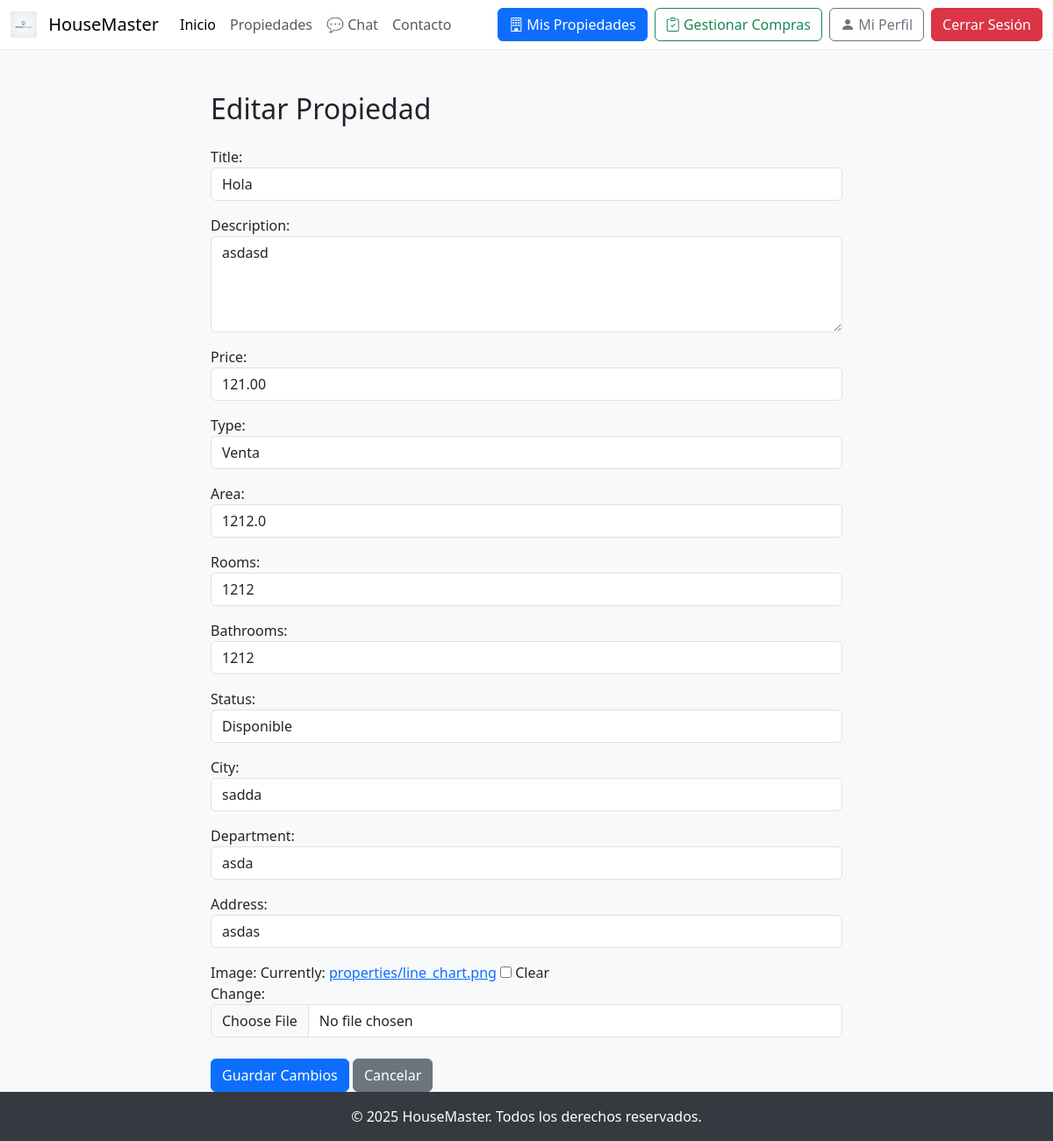
Page /panel/49/edit/ (signed in) on the committed database.
### property/models.py (models this page shows, shortened)
class Property(models.Model):
    TYPE_SALE = 'Venta'
    TYPE_RENT = 'Arriendo'
    TYPE_CHOICES = [
        (TYPE_SALE, 'Venta'),
        (TYPE_RENT, 'Arriendo'),
    ]
    STATUS_AVAILABLE = 'Disponible'
    STATUS_SOLD = 'Vendida'
    STATUS_RENTED = 'Arrendada'
    STATUS_RESERVED = 'Reservada'
    STATUS_CHOICES = [
        (STATUS_AVAILABLE, 'Disponible'),
        (STATUS_SOLD, 'Vendida'),
        (STATUS_RENTED, 'Arrendada'),
        (STATUS_RESERVED, 'Reservada'),
    ]
    agent = models.ForeignKey(User, on_delete=models.SET_NULL, null=True, related_name='properties')
    title = models.CharField(max_length=200)
    description = models.TextField()
    price = models.DecimalField(max_digits=12, decimal_places=2)
    type = models.CharField(max_length=100, choices=TYPE_CHOICES)
    area = models.FloatField()
    rooms = models.IntegerField()
    bathrooms = models.IntegerField()
    status = models.CharField(max_length=50, choices=STATUS_CHOICES, default=STATUS_AVAILABLE)
    city = models.CharField(max_length=100)
    department = models.CharField(max_length=100)
    address = models.CharField(max_length=255, unique=True)
    created_at = models.DateTimeField(auto_now_add=True)
    image = models.ImageField(upload_to='properties/', blank=True, null=True)
    class Meta:
        verbose_name = 'Propiedad'
        verbose_name_plural = 'Propiedades'
        ordering = ['-created_at']
        indexes = [
            models.Index(fields=['city', 'type']),
            models.Index(fields=['status', 'price']),
        ]

### property/views.py (the view)
# urls.py: path('panel/<int:pk>/edit/', PropertyUpdateView.as_view(), name='property_update'),
class PropertyUpdateView(StaffRequiredMixin, UpdateView):
    model = Property
    form_class = PropertyForm
    template_name = 'property/property_form.html'
    success_url = reverse_lazy('property_panel')

### property/forms.py
class PropertyForm(forms.ModelForm):
    class Meta:
        model = Property
        fields = [
            'title', 'description', 'price', 'type', 'area', 'rooms',
            'bathrooms', 'status', 'city', 'department', 'address', 'image'
        ]
        widgets = {
            'description': forms.Textarea(attrs={'rows': 4}),
        }
    def __init__(self, *args, **kwargs):
        super().__init__(*args, **kwargs)
        for field_name, field in self.fields.items():
            field.widget.attrs['class'] = 'form-control'

### property/views.py (called while the page is built)
    def test_func(self):
        return self.request.user.is_staff

### property/templates/property/property_form.html (shortened to what this page needs)
{% extends 'base.html' %}
{% block content %}
<div class="container mt-5">
    <div class="row justify-content-center">
        <div class="col-md-8">
            <h2 class="mb-4">{% if form.instance.pk %}Editar Propiedad{% else %}Nueva Propiedad{% endif %}</h2>
            <form method="post" enctype="multipart/form-data">
                {{ form.as_p }}
                <div class="mt-4">
                    <button type="submit" class="btn btn-primary">Guardar Cambios</button>
                    <a href="{% url 'property_panel' %}" class="btn btn-secondary">Cancelar</a>
                </div>
            </form>
        </div>
    </div>
</div>
{% endblock %}

### core/templates/base.html (style rules this page uses)
body { background-color: #f8f9fa; }

### rows in the picture
Property: title "Hola", description "asdasd", price "121.00", type "Venta", area "1212.0", rooms "1212", bathrooms "1212", status "Disponible", city "sadda", department "asda", address "asdas"
